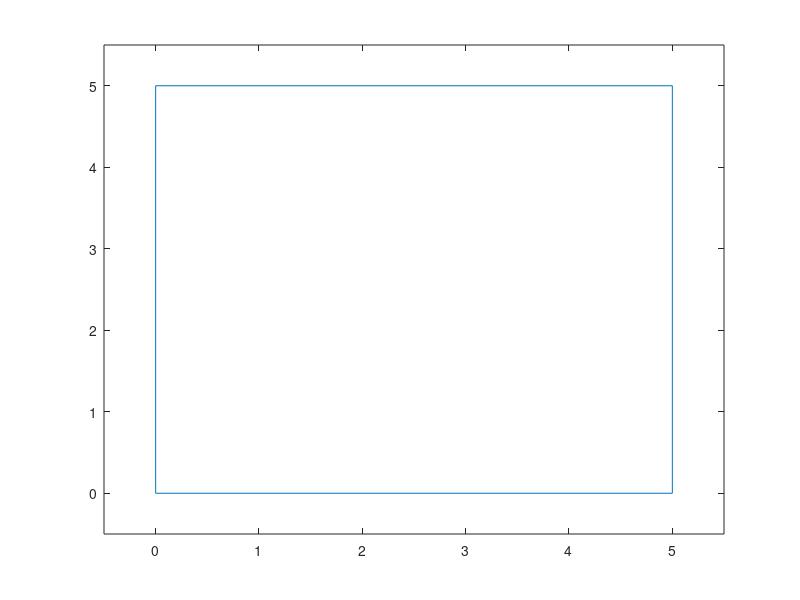

The MATLAB source for this figure:
function [A,P]=AreaRectangle()
a=input('Type the value of the base a: ');
b=input('Type the value of the side b: ');
A=a*b;
P=(2*a)+(2*b);
plot([0 a a 0 0], [b b 0 0 b]),'k';
axis([-0.5 1.1*a -0.5 1.1*b]);
end